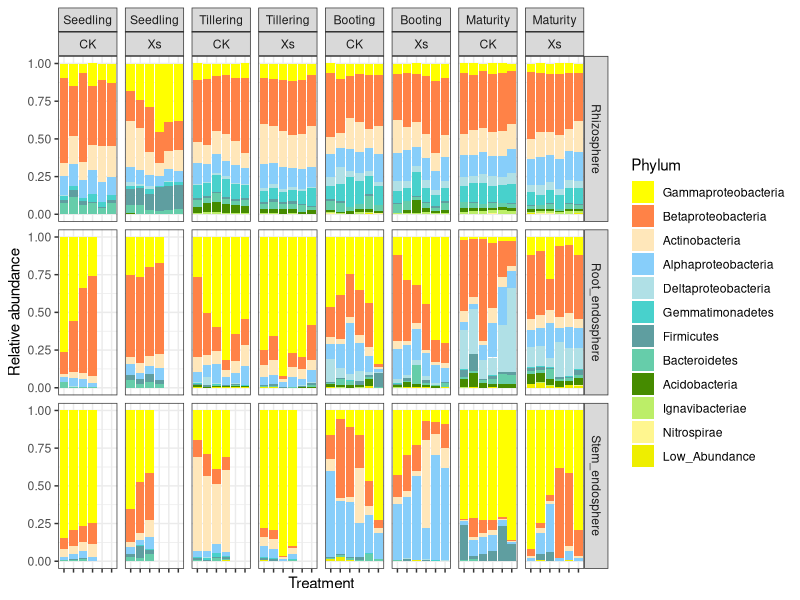

Source code (R):
# 清空工作环境和加载包
## Basic plotting stuff
# Set working enviroment in Rstudio, select Session - Set working directory - To source file location, default is runing directory
getwd()
rm(list=ls()) # clean enviroment object
library("reshape2", quietly=T, warn.conflicts=F)
library(ggalluvial)

# Set ggplot2 drawing parameter, such as axis line and text size, lengend and title size, and so on.
main_theme = theme(panel.background=element_blank(),
                   panel.grid=element_blank(),
                   axis.line.x=element_line(size=.5, colour="black"),
                   axis.line.y=element_line(size=.5, colour="black"),
                   axis.ticks=element_line(color="black"),
                   axis.text=element_text(color="black", size=7),
                   legend.position="right",
                   legend.background=element_blank(),
                   legend.key=element_blank(),
                   legend.text= element_text(size=7),
                   text=element_text(family="sans", size=10))

# 读入实验设计、OTU表和物种注释
# Public file 1. "design.txt"  Design of experiment
design = read.table("design.txt", header=T, row.names= 1, sep="\t")

# Public file 2. "otu_table.txt"  raw reads count of each OTU in each sample
otu_table = read.delim("otu.txt", row.names= 1,  header=T, sep="\t")

# Public file 3. "rep_seqs_tax.txt"  taxonomy for each OTU, tab seperated
taxonomy = read.delim("tax.txt", row.names= 1,header=F, sep="\t")
colnames(taxonomy) = c("kingdom","phylum","class","order","family","genus")

# 物种注释只有门、纲、目等，而植物富集的Proteobacteria非常多，常是把其进一步分类为纲
# 获取均值topN的taxonomy+class信息，并分类汇总

# select p__Proteobacteria line
idx = taxonomy$phylum == "p__Proteobacteria"
# 初始化full为门，并初化因子为字符方便修改
taxonomy$full=as.character(taxonomy$phylum)
# 修改Proteobacteria门为目
taxonomy[idx,]$full=as.character(taxonomy[idx,]$class)
# 追加物种注释
tax_count = merge(taxonomy, otu_table, by="row.names")

# 按第10列门+纲组合，对OTU表进行分类汇总
tax_count_sum = aggregate(tax_count[,-(1:10)], by=tax_count[10], FUN=sum) # mean
# 汇总后需重新添加行名
rownames(tax_count_sum) = tax_count_sum$full
# 删除汇总列，变为纯数值矩阵
tax_count_sum = tax_count_sum[,-1]
# 标准化原始reads count为百分比
per = t(t(tax_count_sum)/colSums(tax_count_sum,na=T)) * 100 # normalization to total 100


# 筛选高丰度门用于展示

# 绘制样品组内各样品堆叠图
# 需要合并低丰度门，控制物种分类10种以内颜色展示才可识别

# 按丰度排序，目前门+变形菌纲有69类
mean_sort = per[(order(-rowSums(per))), ] # decrease sort
colSums(mean_sort)

# 筛选前9大类，其它归为Low abundance；只剩10组展示提高可读性
mean_sort=as.data.frame(mean_sort)
other = colSums(mean_sort[12:dim(mean_sort)[1], ])
mean_sort = mean_sort[1:(12-1), ]
mean_sort = rbind(mean_sort,other)
rownames(mean_sort)[12] = c("Low Abundance")


# 可视化前的表格保存，方便以后继续从这里开始使用
write.table(mean_sort, file="RA.txt", append = F, sep="\t", quote=F, row.names=T, col.names=T)
# 保存高丰度列表
topN=rownames(mean_sort)

rm(list=ls()) 
#可视化
sub_merge <- read.table('RA_upload.txt', row.names = 1, stringsAsFactors = FALSE, check.names = FALSE)
library(ggplot2)
sub_merge$Period<-factor(sub_merge$Period,levels=c("Seedling", "Tillering", "Booting", "Maturity"), 
                         labels = c("Seedling", "Tillering", "Booting", "Maturity"))
sub_merge$Phylum<-factor(sub_merge$Phylum,levels=c("Gammaproteobacteria",
                                                   "Betaproteobacteria",
                                                   "Actinobacteria",
                                                   "Alphaproteobacteria",
                                                   "Deltaproteobacteria",
                                                   "Gemmatimonadetes",
                                                   "Firmicutes",
                                                    "Bacteroidetes",
                                                    "Acidobacteria",
                                                    "Ignavibacteriae",
                                                    "Nitrospirae",
                                                    "Low_Abundance"))
phy.cols <- c("#FFFF00", "#FF8247", 
              "#FFE7BA", "#87CEFA",
              "#B0E0E6", "#48D1CC",
              "#5F9EA0", "#66CDAA",
              "#458B00", "#BCEE68",
              "#FFF68F", "#EEEE00") 
p=ggplot(sub_merge, aes(x = TreatmentID, y = RA, fill=Phylum)) +
  geom_bar(stat='identity', position = "fill")+  
  labs(x="Treatment",y="Relative abundance")+
  facet_grid(Comparts~Period+Treatment,scales= "free" ,space= "free")+
  theme_bw()+
  scale_fill_manual(values=phy.cols ) 
p=p+theme(axis.text.x = element_blank())
p
ggsave("RA-20221006.pdf", p, width = 10, height = 8)
ggsave("RA-20221006.png", p, width = 10, height = 8)